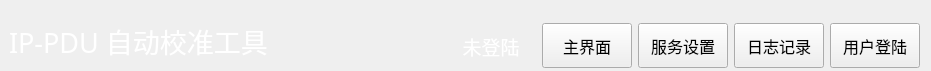
<?xml version="1.0" encoding="UTF-8"?>
<ui version="4.0">
 <class>NavBarWid</class>
 <widget class="QWidget" name="NavBarWid">
  <property name="geometry">
   <rect>
    <x>0</x>
    <y>0</y>
    <width>931</width>
    <height>71</height>
   </rect>
  </property>
  <property name="windowTitle">
   <string>Form</string>
  </property>
  <layout class="QGridLayout" name="gridLayout">
   <property name="leftMargin">
    <number>9</number>
   </property>
   <property name="topMargin">
    <number>21</number>
   </property>
   <property name="bottomMargin">
    <number>0</number>
   </property>
   <item row="0" column="0">
    <widget class="QLabel" name="label">
     <property name="minimumSize">
      <size>
       <width>0</width>
       <height>50</height>
      </size>
     </property>
     <property name="font">
      <font>
       <family>微软雅黑</family>
       <pointsize>20</pointsize>
      </font>
     </property>
     <property name="styleSheet">
      <string notr="true">color: rgb(255, 255, 255);</string>
     </property>
     <property name="text">
      <string>IP-PDU 自动校准工具</string>
     </property>
     <property name="alignment">
      <set>Qt::AlignLeading|Qt::AlignLeft|Qt::AlignTop</set>
     </property>
    </widget>
   </item>
   <item row="0" column="2">
    <widget class="QLabel" name="userLab">
     <property name="minimumSize">
      <size>
       <width>90</width>
       <height>0</height>
      </size>
     </property>
     <property name="font">
      <font>
       <family>微软雅黑</family>
       <pointsize>14</pointsize>
      </font>
     </property>
     <property name="contextMenuPolicy">
      <enum>Qt::PreventContextMenu</enum>
     </property>
     <property name="styleSheet">
      <string notr="true">color: rgb(255, 255, 255);</string>
     </property>
     <property name="text">
      <string>未登陆</string>
     </property>
     <property name="alignment">
      <set>Qt::AlignCenter</set>
     </property>
    </widget>
   </item>
   <item row="0" column="1">
    <spacer name="horizontalSpacer">
     <property name="orientation">
      <enum>Qt::Horizontal</enum>
     </property>
     <property name="sizeHint" stdset="0">
      <size>
       <width>52</width>
       <height>20</height>
      </size>
     </property>
    </spacer>
   </item>
   <item row="0" column="6">
    <widget class="QPushButton" name="loginBtn">
     <property name="minimumSize">
      <size>
       <width>90</width>
       <height>0</height>
      </size>
     </property>
     <property name="maximumSize">
      <size>
       <width>230</width>
       <height>45</height>
      </size>
     </property>
     <property name="font">
      <font>
       <family>微软雅黑</family>
       <pointsize>12</pointsize>
      </font>
     </property>
     <property name="text">
      <string>用户登陆</string>
     </property>
    </widget>
   </item>
   <item row="0" column="3">
    <widget class="QPushButton" name="homeBtn">
     <property name="minimumSize">
      <size>
       <width>90</width>
       <height>0</height>
      </size>
     </property>
     <property name="maximumSize">
      <size>
       <width>230</width>
       <height>45</height>
      </size>
     </property>
     <property name="font">
      <font>
       <family>微软雅黑</family>
       <pointsize>12</pointsize>
      </font>
     </property>
     <property name="text">
      <string>主界面</string>
     </property>
    </widget>
   </item>
   <item row="0" column="4">
    <widget class="QPushButton" name="setBtn">
     <property name="minimumSize">
      <size>
       <width>90</width>
       <height>0</height>
      </size>
     </property>
     <property name="maximumSize">
      <size>
       <width>230</width>
       <height>45</height>
      </size>
     </property>
     <property name="font">
      <font>
       <family>微软雅黑</family>
       <pointsize>12</pointsize>
      </font>
     </property>
     <property name="text">
      <string>服务设置</string>
     </property>
    </widget>
   </item>
   <item row="0" column="5">
    <widget class="QPushButton" name="logBtn">
     <property name="minimumSize">
      <size>
       <width>90</width>
       <height>0</height>
      </size>
     </property>
     <property name="maximumSize">
      <size>
       <width>230</width>
       <height>45</height>
      </size>
     </property>
     <property name="font">
      <font>
       <family>微软雅黑</family>
       <pointsize>12</pointsize>
      </font>
     </property>
     <property name="text">
      <string>日志记录</string>
     </property>
    </widget>
   </item>
  </layout>
 </widget>
 <resources/>
 <connections/>
</ui>
